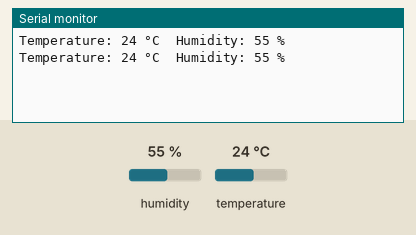
Recording of a sketch running on a simulated Arduino Uno, built with avr-gcc and run on an emulated ATmega328P. Shown: the last lines printed to the serial monitor. The inputs (shaded band) are chosen by the test bench; at power-on: humidity 55 %, temperature 24 °C.

Above: at 1.3 s.
1.4 s: humidity set to 22 %
At 2.0 s:
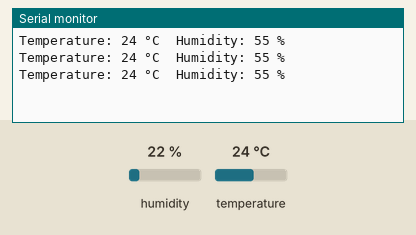
2.9 s: temperature set to 12 °C
At 3.6 s:
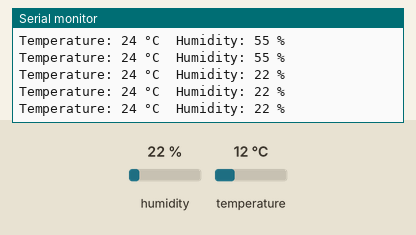
4.4 s: humidity set to 40 %
At 5.1 s:
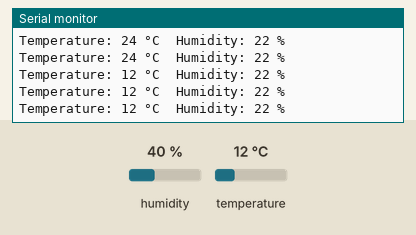
Timing chart, 0 to 7.4 s (numbered marks = the images above; inputs shaded):
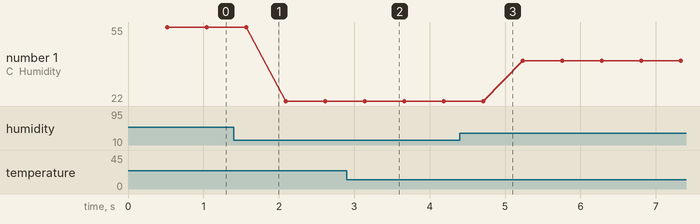

The sketch:

capteur-temp_hum.ino
```cpp
#include <DHT11.h>

DHT11 dht11(2);

void setup() {
    Serial.begin(9600);
    pinMode(2, INPUT_PULLUP);
    dht11.setDelay(2000);
}

void loop() {
    int temperature = 0;
    int humidity = 0;

    int result = dht11.readTemperatureHumidity(temperature, humidity);

    if (result == 0) {
        Serial.print("Temperature: ");
        Serial.print(temperature);
        Serial.print(" °C\tHumidity: ");
        Serial.print(humidity);
        Serial.println(" %");
    } else {
        Serial.println(DHT11::getErrorString(result));
    }
}
```

Measured:
- plotted number 1: 55 → 22 after the input at 1.4 s, 22 → 40 after the input at 4.4 s
